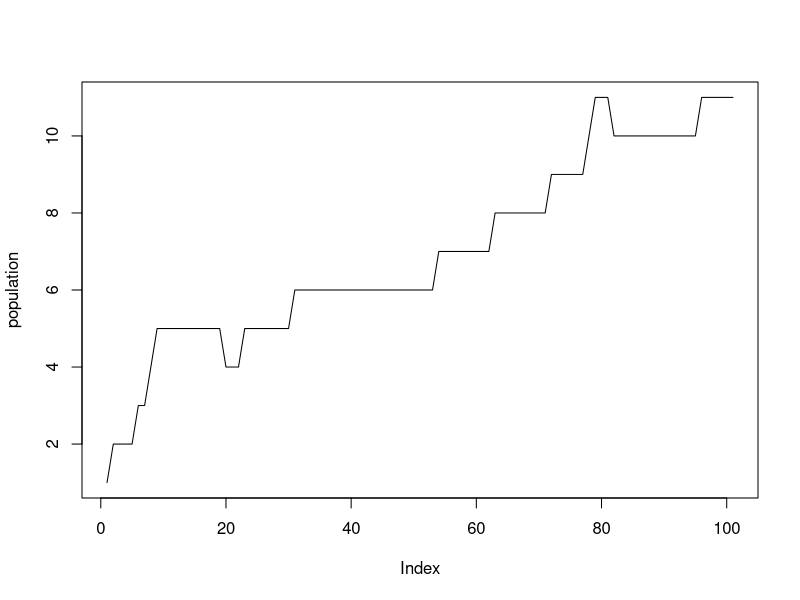

Write the R code that produced this figure.
########################
#  Birth Death Models  #
########################
#     Grace Made      #
########################

#Set seed allows for you to control randomness, stats tool
#Population is a vector
set.seed(0)

p_birth <- 0.1
p_death <- 0.05
p_no_event <- 1 - p_birth - p_death 
#Probability 
steps <- 100
population <- 1

for (i in 1:steps) {
#If you still are alive draw again  
  if (tail(population, 1) > 0) {
#Decide what happens, something or nothing    
    temp <- sample(x = c(-1, 0, 1),
                   size =1,
                   prob = c(p_death, p_no_event, p_birth))
#Apply
    population <- c(population,
                    tail(population, 1) + temp)
    next
  }
#Changed the code to be 0 if there is no members of the population
else {population[i + 1] <- 0}
#If you have nobody. can have no event of a birth event  
  # if(tail(population, 1) == 0){
  #   temp <- sample(x = c(0,1),
  #                  size=1,
  #                  prob = c(p_no_event / (p_no_event + p_birth),
  #                           p_birth / p_no_event + p_birth))
  #   population <- c(population,
  #                   tail(population, 1) + temp)
}
plot(population, type = "l")
